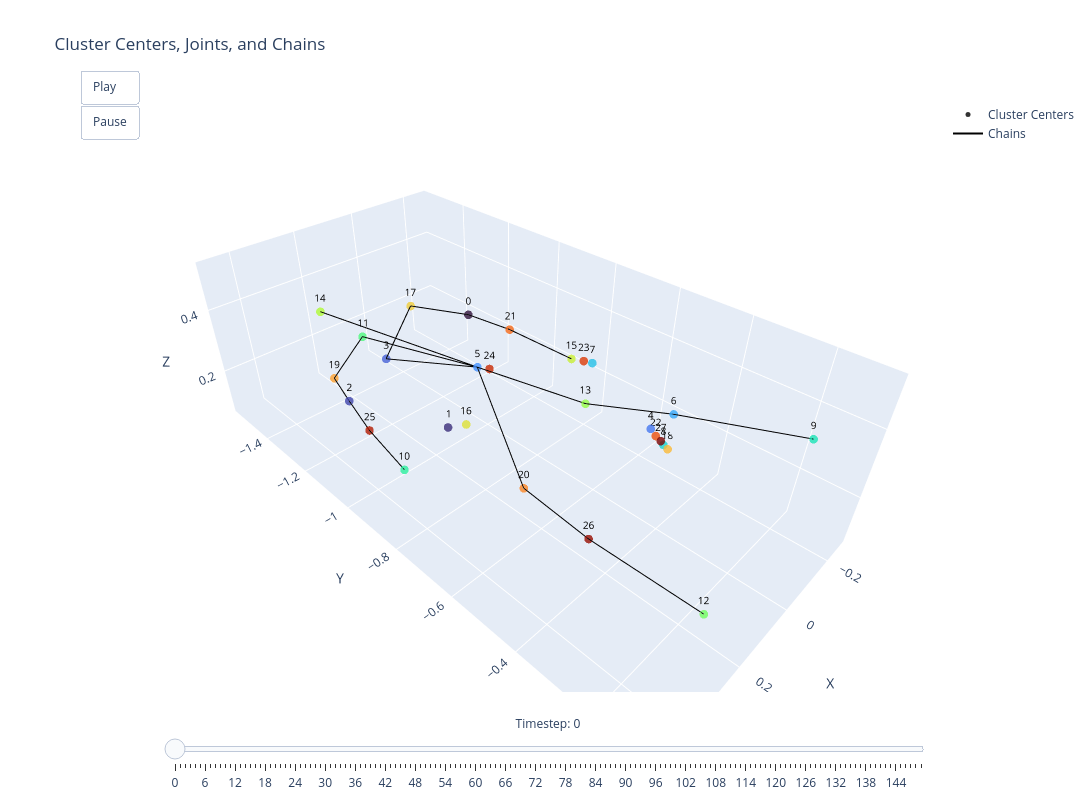

This figure's notebook cell:
### Code cell
import plotly.graph_objects as go
import matplotlib.cm as cm

# Assuming the following variables are already defined:
# clustering: Clustering object with 'centers' attribute (T, K, 3)
# cluster_chains: List of lists containing cluster indices
# joints_t: numpy array of shape (T, num_joints, 3)

# Extract data
centers_t = clustering.centers.cpu().numpy()  # Shape: (T, K, 3)
joints = joints_t  # Shape: (T, num_joints, 3)
num_timesteps = centers_t.shape[0]
num_clusters = centers_t.shape[1]
num_joints = joints.shape[1]

# Define color maps
cmap = cm.get_cmap('turbo', num_clusters)
cluster_colors = [cmap(i)[:3] for i in range(num_clusters)]  # RGB tuples

# Define joint color as red
joint_color = [1, 0, 0]  # Red

# Prepare cluster chains for lines
# Each chain is a list of cluster indices
chain_lines = []
for chain in cluster_chains:
    if len(chain) < 2:
        continue
    for i in range(len(chain) - 1):
        start_idx = chain[i]
        end_idx = chain[i + 1]
        chain_lines.append((start_idx, end_idx))

# Function to create scatter trace for cluster centers with labels
def create_cluster_trace(centers, colors):
    """
    Creates a Plotly Scatter3d trace for cluster centers with index labels.

    Args:
        centers (numpy.ndarray): Array of cluster center coordinates, shape (K, 3).
        colors (List[Tuple[float, float, float]]): List of RGB color tuples for each cluster.

    Returns:
        go.Scatter3d: Plotly 3D scatter trace with labels.
    """
    # Generate cluster indices as strings for labeling
    cluster_indices = [str(i) for i in range(len(centers))]
    
    trace = go.Scatter3d(
        x=centers[:, 0],
        y=centers[:, 1],
        z=centers[:, 2],
        mode='markers+text',  # Enable both markers and text
        marker=dict(
            size=5,
            color=colors,
            opacity=0.8
        ),
        text=cluster_indices,  # Add cluster index labels
        textposition="top center",  # Position text above the markers
        textfont=dict(
            size=10,
            color='black'
        ),
        name='Cluster Centers'
    )
    return trace

# Function to create scatter trace for joints
def create_joints_trace(joints_at_t):
    trace = go.Scatter3d(
        x=joints_at_t[:, 0],
        y=joints_at_t[:, 1],
        z=joints_at_t[:, 2],
        mode='markers',
        marker=dict(
            size=3,
            color=joint_color,
            opacity=0.9
        ),
        name='Joints'
    )
    return trace

# Function to create lines for chains
def create_chains_trace(centers_at_t, chain_lines):
    if not chain_lines:
        return None
    # Prepare line segments
    x_lines = []
    y_lines = []
    z_lines = []
    for start, end in chain_lines:
        x_lines.extend([centers_at_t[start, 0], centers_at_t[end, 0], None])
        y_lines.extend([centers_at_t[start, 1], centers_at_t[end, 1], None])
        z_lines.extend([centers_at_t[start, 2], centers_at_t[end, 2], None])
    
    trace = go.Scatter3d(
        x=x_lines,
        y=y_lines,
        z=z_lines,
        mode='lines',
        line=dict(
            color='black',  # Changed from 'green' to 'black'
            width=2
        ),
        name='Chains'
    )
    return trace

# Initialize the first frame
initial_centers = centers_t[0]
initial_joints = joints[0]

# Create initial traces with labels
cluster_trace = create_cluster_trace(initial_centers, cluster_colors)
joints_trace = create_joints_trace(initial_joints)
chains_trace = create_chains_trace(initial_centers, chain_lines)

# Create frames for animation
frames = [
    go.Frame(
        data=[
            create_cluster_trace(centers_t[t], cluster_colors),
            create_joints_trace(joints[t]),
            create_chains_trace(centers_t[t], chain_lines)
        ],
        name=str(t)
    )
    for t in range(num_timesteps)
]

# Create the figure with increased size
fig = go.Figure(
    data=[cluster_trace, joints_trace, chains_trace],
    layout=go.Layout(
        title="Cluster Centers, Joints, and Chains",
        width=1200,    # Increased width
        height=800,    # Increased height
        scene=dict(
            xaxis=dict(title='X'),
            yaxis=dict(title='Y'),
            zaxis=dict(title='Z'),
            aspectmode='data'
        ),
        updatemenus=[
            dict(
                type="buttons",
                buttons=[
                    dict(label="Play",
                         method="animate",
                         args=[None, {"frame": {"duration": 50, "redraw": True},
                                      "fromcurrent": True}]),
                    dict(label="Pause",
                         method="animate",
                         args=[[None], {"frame": {"duration": 0, "redraw": False},
                                        "mode": "immediate",
                                        "transition": {"duration": 0}}])
                ],
                showactive=False,
                x=0,
                y=1.05,
                xanchor="left",
                yanchor="top"
            )
        ]
    ),
    frames=frames
)

# Add sliders
fig.update_layout(
    sliders=[
        dict(
            steps=[
                dict(
                    method='animate',
                    args=[
                        [str(t)],
                        dict(mode='immediate', frame=dict(duration=50, redraw=True), transition=dict(duration=0))
                    ],
                    label=str(t)
                )
                for t in range(num_timesteps)
            ],
            transition=dict(duration=0),
            x=0.1,
            y=0,
            currentvalue=dict(font=dict(size=12), prefix='Timestep: ', visible=True, xanchor='center'),
            len=0.9
        )
    ]
)

# Display the figure
fig.show()

### Figure 1 — Plotly figure (JSON) as saved in the notebook; plotly's stock layout.template omitted (floating-point values rounded to 4 significant figures)
{"data": [{"marker": {"color": [[0.19, 0.07176, 0.2322], [0.2288, 0.1748, 0.4758], [0.2562, 0.2741, 0.6738], [0.2733, 0.3801, 0.8404], [0.2768, 0.4715, 0.9421], [0.2625, 0.5697, 0.9977], [0.2138, 0.6589, 0.9796], [0.1452, 0.7538, 0.905], [0.1003, 0.8296, 0.8139], [0.1034, 0.896, 0.715], [0.1738, 0.9405, 0.6194], [0.3051, 0.977, 0.4899], [0.4432, 0.9955, 0.3735], [0.5865, 0.9974, 0.2685], [0.6849, 0.9794, 0.216], [0.7856, 0.9358, 0.2034], [0.8671, 0.8797, 0.2139], [0.9391, 0.8044, 0.2274], [0.98, 0.73, 0.2216], [0.9965, 0.6319, 0.1874], [0.9899, 0.5285, 0.144], [0.9619, 0.4109, 0.0931], [0.9211, 0.3149, 0.05475], [0.8608, 0.2294, 0.02875], [0.7913, 0.1637, 0.01387], [0.6965, 0.101, 0.00522], [0.5955, 0.05399, 0.00453], [0.4796, 0.01583, 0.01055]], "opacity": 0.8, "size": 5}, "mode": "markers+text", "name": "Cluster Centers", "text": ["0", "1", "2", "3", "4", "5", "6", "7", "8", "9", "10", "11", "12", "13", "14", "15", "16", "17", "18", "19", "20", "21", "22", "23", "24", "25", "26", "27"], "textfont": {"color": "black", "size": 10}, "textposition": "top center", "type": "scatter3d", "x": [-0.03461, 0.2583, 0.3964, 0.1672, -0.2386, 0.1372, 0.003552, -0.1795, -0.2567, 0.03303, 0.4726, 0.2281, 0.2516, 0.02721, 0.1833, -0.1521, 0.166, 0.0532, -0.2637, 0.3432, 0.246, -0.08327, -0.2423, -0.1651, 0.04412, 0.4372, 0.2725, -0.2545], "y": [-1.109, -0.8697, -1.085, -1.242, -0.5964, -0.8885, -0.4019, -0.7706, -0.5597, -0.09849, -0.7649, -1.254, -0.1308, -0.6264, -1.544, -0.822, -0.9067, -1.258, -0.5484, -1.237, -0.6199, -0.9933, -0.5796, -0.7894, -0.9428, -0.9427, -0.4038, -0.5684], "z": [0.3672, 0.2566, 0.2981, 0.2506, 0.1291, 0.3706, 0.4095, 0.293, 0.08256, 0.5287, 0.3148, 0.3447, 0.2002, 0.3356, 0.2933, 0.2956, 0.1958, 0.3719, 0.06969, 0.2698, 0.2076, 0.3464, 0.1113, 0.2975, 0.2975, 0.3056, 0.2198, 0.09259]}, {"marker": {"color": [1, 0, 0], "opacity": 0.9, "size": 3}, "mode": "markers", "name": "Joints", "type": "scatter3d", "x": [], "y": [], "z": []}, {"line": {"color": "black", "width": 2}, "mode": "lines", "name": "Chains", "type": "scatter3d", "x": [0.1372, 0.2281, null, 0.1372, 0.1672, null, 0.1372, 0.1833, null, 0.1372, 0.246, null, 0.1372, 0.02721, null, 0.2281, 0.3432, null, 0.1672, 0.0532, null, 0.3432, 0.3964, null, 0.0532, -0.03461, null, 0.3964, 0.4372, null, 0.4372, 0.4726, null, -0.03461, -0.08327, null, -0.08327, -0.1521, null, 0.246, 0.2725, null, 0.2725, 0.2516, null, 0.02721, 0.003552, null, 0.003552, 0.03303, null], "y": [-0.8885, -1.254, null, -0.8885, -1.242, null, -0.8885, -1.544, null, -0.8885, -0.6199, null, -0.8885, -0.6264, null, -1.254, -1.237, null, -1.242, -1.258, null, -1.237, -1.085, null, -1.258, -1.109, null, -1.085, -0.9427, null, -0.9427, -0.7649, null, -1.109, -0.9933, null, -0.9933, -0.822, null, -0.6199, -0.4038, null, -0.4038, -0.1308, null, -0.6264, -0.4019, null, -0.4019, -0.09849, null], "z": [0.3706, 0.3447, null, 0.3706, 0.2506, null, 0.3706, 0.2933, null, 0.3706, 0.2076, null, 0.3706, 0.3356, null, 0.3447, 0.2698, null, 0.2506, 0.3719, null, 0.2698, 0.2981, null, 0.3719, 0.3672, null, 0.2981, 0.3056, null, 0.3056, 0.3148, null, 0.3672, 0.3464, null, 0.3464, 0.2956, null, 0.2076, 0.2198, null, 0.2198, 0.2002, null, 0.3356, 0.4095, null, 0.4095, 0.5287, null]}], "layout": {"height": 800, "scene": {"aspectmode": "data", "xaxis": {"title": {"text": "X"}}, "yaxis": {"title": {"text": "Y"}}, "zaxis": {"title": {"text": "Z"}}}, "sliders": [{"currentvalue": {"font": {"size": 12}, "prefix": "Timestep: ", "visible": true, "xanchor": "center"}, "len": 0.9, "steps": [{"args": [["0"], {"frame": {"duration": 50, "redraw": true}, "mode": "immediate", "transition": {"duration": 0}}], "label": "0", "method": "animate"}, {"args": [["1"], {"frame": {"duration": 50, "redraw": true}, "mode": "immediate", "transition": {"duration": 0}}], "label": "1", "method": "animate"}, {"args": [["2"], {"frame": {"duration": 50, "redraw": true}, "mode": "immediate", "transition": {"duration": 0}}], "label": "2", "method": "animate"}, {"args": [["3"], {"frame": {"duration": 50, "redraw": true}, "mode": "immediate", "transition": {"duration": 0}}], "label": "3", "method": "animate"}, {"args": [["4"], {"frame": {"duration": 50, "redraw": true}, "mode": "immediate", "transition": {"duration": 0}}], "label": "4", "method": "animate"}, {"args": [["5"], {"frame": {"duration": 50, "redraw": true}, "mode": "immediate", "transition": {"duration": 0}}], "label": "5", "method": "animate"}, {"args": [["6"], {"frame": {"duration": 50, "redraw": true}, "mode": "immediate", "transition": {"duration": 0}}], "label": "6", "method": "animate"}, {"args": [["7"], {"frame": {"duration": 50, "redraw": true}, "mode": "immediate", "transition": {"duration": 0}}], "label": "7", "method": "animate"}, {"args": [["8"], {"frame": {"duration": 50, "redraw": true}, "mode": "immediate", "transition": {"duration": 0}}], "label": "8", "method": "animate"}, {"args": [["9"], {"frame": {"duration": 50, "redraw": true}, "mode": "immediate", "transition": {"duration": 0}}], "label": "9", "method": "animate"}, {"args": [["10"], {"frame": {"duration": 50, "redraw": true}, "mode": "immediate", "transition": {"duration": 0}}], "label": "10", "method": "animate"}, {"args": [["11"], {"frame": {"duration": 50, "redraw": true}, "mode": "immediate", "transition": {"duration": 0}}], "label": "11", "method": "animate"}, {"args": [["12"], {"frame": {"duration": 50, "redraw": true}, "mode": "immediate", "transition": {"duration": 0}}], "label": "12", "method": "animate"}, {"args": [["13"], {"frame": {"duration": 50, "redraw": true}, "mode": "immediate", "transition": {"duration": 0}}], "label": "13", "method": "animate"}, {"args": [["14"], {"frame": {"duration": 50, "redraw": true}, "mode": "immediate", "transition": {"duration": 0}}], "label": "14", "method": "animate"}, {"args": [["15"], {"frame": {"duration": 50, "redraw": true}, "mode": "immediate", "transition": {"duration": 0}}], "label": "15", "method": "animate"}, {"args": [["16"], {"frame": {"duration": 50, "redraw": true}, "mode": "immediate", "transition": {"duration": 0}}], "label": "16", "method": "animate"}, {"args": [["17"], {"frame": {"duration": 50, "redraw": true}, "mode": "immediate", "transition": {"duration": 0}}], "label": "17", "method": "animate"}, {"args": [["18"], {"frame": {"duration": 50, "redraw": true}, "mode": "immediate", "transition": {"duration": 0}}], "label": "18", "method": "animate"}, {"args": [["19"], {"frame": {"duration": 50, "redraw": true}, "mode": "immediate", "transition": {"duration": 0}}], "label": "19", "method": "animate"}, {"args": [["20"], {"frame": {"duration": 50, "redraw": true}, "mode": "immediate", "transition": {"duration": 0}}], "label": "20", "method": "animate"}, {"args": [["21"], {"frame": {"duration": 50, "redraw": true}, "mode": "immediate", "transition": {"duration": 0}}], "label": "21", "method": "animate"}, {"args": [["22"], {"frame": {"duration": 50, "redraw": true}, "mode": "immediate", "transition": {"duration": 0}}], "label": "22", "method": "animate"}, {"args": [["23"], {"frame": {"duration": 50, "redraw": true}, "mode": "immediate", "transition": {"duration": 0}}], "label": "23", "method": "animate"}, {"args": [["24"], {"frame": {"duration": 50, "redraw": true}, "mode": "immediate", "transition": {"duration": 0}}], "label": "24", "method": "animate"}, {"args": [["25"], {"frame": {"duration": 50, "redraw": true}, "mode": "immediate", "transition": {"duration": 0}}], "label": "25", "method": "animate"}, {"args": [["26"], {"frame": {"duration": 50, "redraw": true}, "mode": "immediate", "transition": {"duration": 0}}], "label": "26", "method": "animate"}, {"args": [["27"], {"frame": {"duration": 50, "redraw": true}, "mode": "immediate", "transition": {"duration": 0}}], "label": "27", "method": "animate"}, {"args": [["28"], {"frame": {"duration": 50, "redraw": true}, "mode": "immediate", "transition": {"duration": 0}}], "label": "28", "method": "animate"}, {"args": [["29"], {"frame": {"duration": 50, "redraw": true}, "mode": "immediate", "transition": {"duration": 0}}], "label": "29", "method": "animate"}, {"args": [["30"], {"frame": {"duration": 50, "redraw": true}, "mode": "immediate", "transition": {"duration": 0}}], "label": "30", "method": "animate"}, {"args": [["31"], {"frame": {"duration": 50, "redraw": true}, "mode": "immediate", "transition": {"duration": 0}}], "label": "31", "method": "animate"}, {"args": [["32"], {"frame": {"duration": 50, "redraw": true}, "mode": "immediate", "transition": {"duration": 0}}], "label": "32", "method": "animate"}, {"args": [["33"], {"frame": {"duration": 50, "redraw": true}, "mode": "immediate", "transition": {"duration": 0}}], "label": "33", "method": "animate"}, {"args": [["34"], {"frame": {"duration": 50, "redraw": true}, "mode": "immediate", "transition": {"duration": 0}}], "label": "34", "method": "animate"}, {"args": [["35"], {"frame": {"duration": 50, "redraw": true}, "mode": "immediate", "transition": {"duration": 0}}], "label": "35", "method": "animate"}, {"args": [["36"], {"frame": {"duration": 50, "redraw": true}, "mode": "immediate", "transition": {"duration": 0}}], "label": "36", "method": "animate"}, {"args": [["37"], {"frame": {"duration": 50, "redraw": true}, "mode": "immediate", "transition": {"duration": 0}}], "label": "37", "method": "animate"}, {"args": [["38"], {"frame": {"duration": 50, "redraw": true}, "mode": "immediate", "transition": {"duration": 0}}], "label": "38", "method": "animate"}, {"args": [["39"], {"frame": {"duration": 50, "redraw": true}, "mode": "immediate", "transition": {"duration": 0}}], "label": "39", "method": "animate"}, {"args": [["40"], {"frame": {"duration": 50, "redraw": true}, "mode": "immediate", "transition": {"duration": 0}}], "label": "40", "method": "animate"}, {"args": [["41"], {"frame": {"duration": 50, "redraw": true}, "mode": "immediate", "transition": {"duration": 0}}], "label": "41", "method": "animate"}, {"args": [["42"], {"frame": {"duration": 50, "redraw": true}, "mode": "immediate", "transition": {"duration": 0}}], "label": "42", "method": "animate"}, {"args": [["43"], {"frame": {"duration": 50, "redraw": true}, "mode": "immediate", "transition": {"duration": 0}}], "label": "43", "method": "animate"}, {"args": [["44"], {"frame": {"duration": 50, "redraw": true}, "mode": "immediate", "transition": {"duration": 0}}], "label": "44", "method": "animate"}, {"args": [["45"], {"frame": {"duration": 50, "redraw": true}, "mode": "immediate", "transition": {"duration": 0}}], "label": "45", "method": "animate"}, {"args": [["46"], {"frame": {"duration": 50, "redraw": true}, "mode": "immediate", "transition": {"duration": 0}}], "label": "46", "method": "animate"}, {"args": [["47"], {"frame": {"duration": 50, "redraw": true}, "mode": "immediate", "transition": {"duration": 0}}], "label": "47", "method": "animate"}, {"args": [["48"], {"frame": {"duration": 50, "redraw": true}, "mode": "immediate", "transition": {"duration": 0}}], "label": "48", "method": "animate"}, {"args": [["49"], {"frame": {"duration": 50, "redraw": true}, "mode": "immediate", "transition": {"duration": 0}}], "label": "49", "method": "animate"}, {"args": [["50"], {"frame": {"duration": 50, "redraw": true}, "mode": "immediate", "transition": {"duration": 0}}], "label": "50", "method": "animate"}, {"args": [["51"], {"frame": {"duration": 50, "redraw": true}, "mode": "immediate", "transition": {"duration": 0}}], "label": "51", "method": "animate"}, {"args": [["52"], {"frame": {"duration": 50, "redraw": true}, "mode": "immediate", "transition": {"duration": 0}}], "label": "52", "method": "animate"}, {"args": [["53"], {"frame": {"duration": 50, "redraw": true}, "mode": "immediate", "transition": {"duration": 0}}], "label": "53", "method": "animate"}, {"args": [["54"], {"frame": {"duration": 50, "redraw": true}, "mode": "immediate", "transition": {"duration": 0}}], "label": "54", "method": "animate"}, {"args": [["55"], {"frame": {"duration": 50, "redraw": true}, "mode": "immediate", "transition": {"duration": 0}}], "label": "55", "method": "animate"}, {"args": [["56"], {"frame": {"duration": 50, "redraw": true}, "mode": "immediate", "transition": {"duration": 0}}], "label": "56", "method": "animate"}, {"args": [["57"], {"frame": {"duration": 50, "redraw": true}, "mode": "immediate", "transition": {"duration": 0}}], "label": "57", "method": "animate"}, {"args": [["58"], {"frame": {"duration": 50, "redraw": true}, "mode": "immediate", "transition": {"duration": 0}}], "label": "58", "method": "animate"}, {"args": [["59"], {"frame": {"duration": 50, "redraw": true}, "mode": "immediate", "transition": {"duration": 0}}], "label": "59", "method": "animate"}, {"args": [["60"], {"frame": {"duration": 50, "redraw": true}, "mode": "immediate", "transition": {"duration": 0}}], "label": "60", "method": "animate"}, {"args": [["61"], {"frame": {"duration": 50, "redraw": true}, "mode": "immediate", "transition": {"duration": 0}}], "label": "61", "method": "animate"}, {"args": [["62"], {"frame": {"duration": 50, "redraw": true}, "mode": "immediate", "transition": {"duration": 0}}], "label": "62", "method": "animate"}, {"args": [["63"], {"frame": {"duration": 50, "redraw": true}, "mode": "immediate", "transition": {"duration": 0}}], "label": "63", "method": "animate"}, {"args": [["64"], {"frame": {"duration": 50, "redraw": true}, "mode": "immediate", "transition": {"duration": 0}}], "label": "64", "method": "animate"}, {"args": [["65"], {"frame": {"duration": 50, "redraw": true}, "mode": "immediate", "transition": {"duration": 0}}], "label": "65", "method": "animate"}, {"args": [["66"], {"frame": {"duration": 50, "redraw": true}, "mode": "immediate", "transition": {"duration": 0}}], "label": "66", "method": "animate"}, {"args": [["67"], {"frame": {"duration": 50, "redraw": true}, "mode": "immediate", "transition": {"duration": 0}}], "label": "67", "method": "animate"}, {"args": [["68"], {"frame": {"duration": 50, "redraw": true}, "mode": "immediate", "transition": {"duration": 0}}], "label": "68", "method": "animate"}, {"args": [["69"], {"frame": {"duration": 50, "redraw": true}, "mode": "immediate", "transition": {"duration": 0}}], "label": "69", "method": "animate"}, {"args": [["70"], {"frame": {"duration": 50, "redraw": true}, "mode": "immediate", "transition": {"duration": 0}}], "label": "70", "method": "animate"}, {"args": [["71"], {"frame": {"duration": 50, "redraw": true}, "mode": "immediate", "transition": {"duration": 0}}], "label": "71", "method": "animate"}, {"args": [["72"], {"frame": {"duration": 50, "redraw": true}, "mode": "immediate", "transition": {"duration": 0}}], "label": "72", "method": "animate"}, {"args": [["73"], {"frame": {"duration": 50, "redraw": true}, "mode": "immediate", "transition": {"duration": 0}}], "label": "73", "method": "animate"}, {"args": [["74"], {"frame": {"duration": 50, "redraw": true}, "mode": "immediate", "transition": {"duration": 0}}], "label": "74", "method": "animate"}, {"args": [["75"], {"frame": {"duration": 50, "redraw": true}, "mode": "immediate", "transition": {"duration": 0}}], "label": "75", "method": "animate"}, {"args": [["76"], {"frame": {"duration": 50, "redraw": true}, "mode": "immediate", "transition": {"duration": 0}}], "label": "76", "method": "animate"}, {"args": [["77"], {"frame": {"duration": 50, "redraw": true}, "mode": "immediate", "transition": {"duration": 0}}], "label": "77", "method": "animate"}, {"args": [["78"], {"frame": {"duration": 50, "redraw": true}, "mode": "immediate", "transition": {"duration": 0}}], "label": "78", "method": "animate"}, {"args": [["79"], {"frame": {"duration": 50, "redraw": true}, "mode": "immediate", "transition": {"duration": 0}}], "label": "79", "method": "animate"}, {"args": [["80"], {"frame": {"duration": 50, "redraw": true}, "mode": "immediate", "transition": {"duration": 0}}], "label": "80", "method": "animate"}, {"args": [["81"], {"frame": {"duration": 50, "redraw": true}, "mode": "immediate", "transition": {"duration": 0}}], "label": "81", "method": "animate"}, {"args": [["82"], {"frame": {"duration": 50, "redraw": true}, "mode": "immediate", "transition": {"duration": 0}}], "label": "82", "method": "animate"}, {"args": [["83"], {"frame": {"duration": 50, "redraw": true}, "mode": "immediate", "transition": {"duration": 0}}], "label": "83", "method": "animate"}, {"args": [["84"], {"frame": {"duration": 50, "redraw": true}, "mode": "immediate", "transition": {"duration": 0}}], "label": "84", "method": "animate"}, {"args": [["85"], {"frame": {"duration": 50, "redraw": true}, "mode": "immediate", "transition": {"duration": 0}}], "label": "85", "method": "animate"}, {"args": [["86"], {"frame": {"duration": 50, "redraw": true}, "mode": "immediate", "transition": {"duration": 0}}], "label": "86", "method": "animate"}, {"args": [["87"], {"frame": {"duration": 50, "redraw": true}, "mode": "immediate", "transition": {"duration": 0}}], "label": "87", "method": "animate"}, {"args": [["88"], {"frame": {"duration": 50, "redraw": true}, "mode": "immediate", "transition": {"duration": 0}}], "label": "88", "method": "animate"}, {"args": [["89"], {"frame": {"duration": 50, "redraw": true}, "mode": "immediate", "transition": {"duration": 0}}], "label": "89", "method": "animate"}, {"args": [["90"], {"frame": {"duration": 50, "redraw": true}, "mode": "immediate", "transition": {"duration": 0}}], "label": "90", "method": "animate"}, {"args": [["91"], {"frame": {"duration": 50, "redraw": true}, "mode": "immediate", "transition": {"duration": 0}}], "label": "91", "method": "animate"}, {"args": [["92"], {"frame": {"duration": 50, "redraw": true}, "mode": "immediate", "transition": {"duration": 0}}], "label": "92", "method": "animate"}, {"args": [["93"], {"frame": {"duration": 50, "redraw": true}, "mode": "immediate", "transition": {"duration": 0}}], "label": "93", "method": "animate"}, {"args": [["94"], {"frame": {"duration": 50, "redraw": true}, "mode": "immediate", "transition": {"duration": 0}}], "label": "94", "method": "animate"}, {"args": [["95"], {"frame": {"duration": 50, "redraw": true}, "mode": "immediate", "transition": {"duration": 0}}], "label": "95", "method": "animate"}, {"args": [["96"], {"frame": {"duration": 50, "redraw": true}, "mode": "immediate", "transition": {"duration": 0}}], "label": "96", "method": "animate"}, {"args": [["97"], {"frame": {"duration": 50, "redraw": true}, "mode": "immediate", "transition": {"duration": 0}}], "label": "97", "method": "animate"}, {"args": [["98"], {"frame": {"duration": 50, "redraw": true}, "mode": "immediate", "transition": {"duration": 0}}], "label": "98", "method": "animate"}, {"args": [["99"], {"frame": {"duration": 50, "redraw": true}, "mode": "immediate", "transition": {"duration": 0}}], "label": "99", "method": "animate"}, {"args": [["100"], {"frame": {"duration": 50, "redraw": true}, "mode": "immediate", "transition": {"duration": 0}}], "label": "100", "method": "animate"}, {"args": [["101"], {"frame": {"duration": 50, "redraw": true}, "mode": "immediate", "transition": {"duration": 0}}], "label": "101", "method": "animate"}, {"args": [["102"], {"frame": {"duration": 50, "redraw": true}, "mode": "immediate", "transition": {"duration": 0}}], "label": "102", "method": "animate"}, {"args": [["103"], {"frame": {"duration": 50, "redraw": true}, "mode": "immediate", "transition": {"duration": 0}}], "label": "103", "method": "animate"}, {"args": [["104"], {"frame": {"duration": 50, "redraw": true}, "mode": "immediate", "transition": {"duration": 0}}], "label": "104", "method": "animate"}, {"args": [["105"], {"frame": {"duration": 50, "redraw": true}, "mode": "immediate", "transition": {"duration": 0}}], "label": "105", "method": "animate"}, {"args": [["106"], {"frame": {"duration": 50, "redraw": true}, "mode": "immediate", "transition": {"duration": 0}}], "label": "106", "method": "animate"}, {"args": [["107"], {"frame": {"duration": 50, "redraw": true}, "mode": "immediate", "transition": {"duration": 0}}], "label": "107", "method": "animate"}, {"args": [["108"], {"frame": {"duration": 50, "redraw": true}, "mode": "immediate", "transition": {"duration": 0}}], "label": "108", "method": "animate"}, {"args": [["109"], {"frame": {"duration": 50, "redraw": true}, "mode": "immediate", "transition": {"duration": 0}}], "label": "109", "method": "animate"}, {"args": [["110"], {"frame": {"duration": 50, "redraw": true}, "mode": "immediate", "transition": {"duration": 0}}], "label": "110", "method": "animate"}, {"args": [["111"], {"frame": {"duration": 50, "redraw": true}, "mode": "immediate", "transition": {"duration": 0}}], "label": "111", "method": "animate"}, {"args": [["112"], {"frame": {"duration": 50, "redraw": true}, "mode": "immediate", "transition": {"duration": 0}}], "label": "112", "method": "animate"}, {"args": [["113"], {"frame": {"duration": 50, "redraw": true}, "mode": "immediate", "transition": {"duration": 0}}], "label": "113", "method": "animate"}, {"args": [["114"], {"frame": {"duration": 50, "redraw": true}, "mode": "immediate", "transition": {"duration": 0}}], "label": "114", "method": "animate"}, {"args": [["115"], {"frame": {"duration": 50, "redraw": true}, "mode": "immediate", "transition": {"duration": 0}}], "label": "115", "method": "animate"}, {"args": [["116"], {"frame": {"duration": 50, "redraw": true}, "mode": "immediate", "transition": {"duration": 0}}], "label": "116", "method": "animate"}, {"args": [["117"], {"frame": {"duration": 50, "redraw": true}, "mode": "immediate", "transition": {"duration": 0}}], "label": "117", "method": "animate"}, {"args": [["118"], {"frame": {"duration": 50, "redraw": true}, "mode": "immediate", "transition": {"duration": 0}}], "label": "118", "method": "animate"}, {"args": [["119"], {"frame": {"duration": 50, "redraw": true}, "mode": "immediate", "transition": {"duration": 0}}], "label": "119", "method": "animate"}, {"args": [["120"], {"frame": {"duration": 50, "redraw": true}, "mode": "immediate", "transition": {"duration": 0}}], "label": "120", "method": "animate"}, {"args": [["121"], {"frame": {"duration": 50, "redraw": true}, "mode": "immediate", "transition": {"duration": 0}}], "label": "121", "method": "animate"}, {"args": [["122"], {"frame": {"duration": 50, "redraw": true}, "mode": "immediate", "transition": {"duration": 0}}], "label": "122", "method": "animate"}, {"args": [["123"], {"frame": {"duration": 50, "redraw": true}, "mode": "immediate", "transition": {"duration": 0}}], "label": "123", "method": "animate"}, {"args": [["124"], {"frame": {"duration": 50, "redraw": true}, "mode": "immediate", "transition": {"duration": 0}}], "label": "124", "method": "animate"}, {"args": [["125"], {"frame": {"duration": 50, "redraw": true}, "mode": "immediate", "transition": {"duration": 0}}], "label": "125", "method": "animate"}, {"args": [["126"], {"frame": {"duration": 50, "redraw": true}, "mode": "immediate", "transition": {"duration": 0}}], "label": "126", "method": "animate"}, {"args": [["127"], {"frame": {"duration": 50, "redraw": true}, "mode": "immediate", "transition": {"duration": 0}}], "label": "127", "method": "animate"}, {"args": [["128"], {"frame": {"duration": 50, "redraw": true}, "mode": "immediate", "transition": {"duration": 0}}], "label": "128", "method": "animate"}, {"args": [["129"], {"frame": {"duration": 50, "redraw": true}, "mode": "immediate", "transition": {"duration": 0}}], "label": "129", "method": "animate"}, {"args": [["130"], {"frame": {"duration": 50, "redraw": true}, "mode": "immediate", "transition": {"duration": 0}}], "label": "130", "method": "animate"}, {"args": [["131"], {"frame": {"duration": 50, "redraw": true}, "mode": "immediate", "transition": {"duration": 0}}], "label": "131", "method": "animate"}, {"args": [["132"], {"frame": {"duration": 50, "redraw": true}, "mode": "immediate", "transition": {"duration": 0}}], "label": "132", "method": "animate"}, {"args": [["133"], {"frame": {"duration": 50, "redraw": true}, "mode": "immediate", "transition": {"duration": 0}}], "label": "133", "method": "animate"}, {"args": [["134"], {"frame": {"duration": 50, "redraw": true}, "mode": "immediate", "transition": {"duration": 0}}], "label": "134", "method": "animate"}, {"args": [["135"], {"frame": {"duration": 50, "redraw": true}, "mode": "immediate", "transition": {"duration": 0}}], "label": "135", "method": "animate"}, {"args": [["136"], {"frame": {"duration": 50, "redraw": true}, "mode": "immediate", "transition": {"duration": 0}}], "label": "136", "method": "animate"}, {"args": [["137"], {"frame": {"duration": 50, "redraw": true}, "mode": "immediate", "transition": {"duration": 0}}], "label": "137", "method": "animate"}, {"args": [["138"], {"frame": {"duration": 50, "redraw": true}, "mode": "immediate", "transition": {"duration": 0}}], "label": "138", "method": "animate"}, {"args": [["139"], {"frame": {"duration": 50, "redraw": true}, "mode": "immediate", "transition": {"duration": 0}}], "label": "139", "method": "animate"}, {"args": [["140"], {"frame": {"duration": 50, "redraw": true}, "mode": "immediate", "transition": {"duration": 0}}], "label": "140", "method": "animate"}, {"args": [["141"], {"frame": {"duration": 50, "redraw": true}, "mode": "immediate", "transition": {"duration": 0}}], "label": "141", "method": "animate"}, {"args": [["142"], {"frame": {"duration": 50, "redraw": true}, "mode": "immediate", "transition": {"duration": 0}}], "label": "142", "method": "animate"}, {"args": [["143"], {"frame": {"duration": 50, "redraw": true}, "mode": "immediate", "transition": {"duration": 0}}], "label": "143", "method": "animate"}, {"args": [["144"], {"frame": {"duration": 50, "redraw": true}, "mode": "immediate", "transition": {"duration": 0}}], "label": "144", "method": "animate"}, {"args": [["145"], {"frame": {"duration": 50, "redraw": true}, "mode": "immediate", "transition": {"duration": 0}}], "label": "145", "method": "animate"}, {"args": [["146"], {"frame": {"duration": 50, "redraw": true}, "mode": "immediate", "transition": {"duration": 0}}], "label": "146", "method": "animate"}, {"args": [["147"], {"frame": {"duration": 50, "redraw": true}, "mode": "immediate", "transition": {"duration": 0}}], "label": "147", "method": "animate"}, {"args": [["148"], {"frame": {"duration": 50, "redraw": true}, "mode": "immediate", "transition": {"duration": 0}}], "label": "148", "method": "animate"}, {"args": [["149"], {"frame": {"duration": 50, "redraw": true}, "mode": "immediate", "transition": {"duration": 0}}], "label": "149", "method": "animate"}], "transition": {"duration": 0}, "x": 0.1, "y": 0}], "title": {"text": "Cluster Centers, Joints, and Chains"}, "updatemenus": [{"buttons": [{"args": [null, {"frame": {"duration": 50, "redraw": true}, "fromcurrent": true}], "label": "Play", "method": "animate"}, {"args": [[null], {"frame": {"duration": 0, "redraw": false}, "mode": "immediate", "transition": {"duration": 0}}], "label": "Pause", "method": "animate"}], "showactive": false, "type": "buttons", "x": 0, "xanchor": "left", "y": 1.05, "yanchor": "top"}], "width": 1200}}
